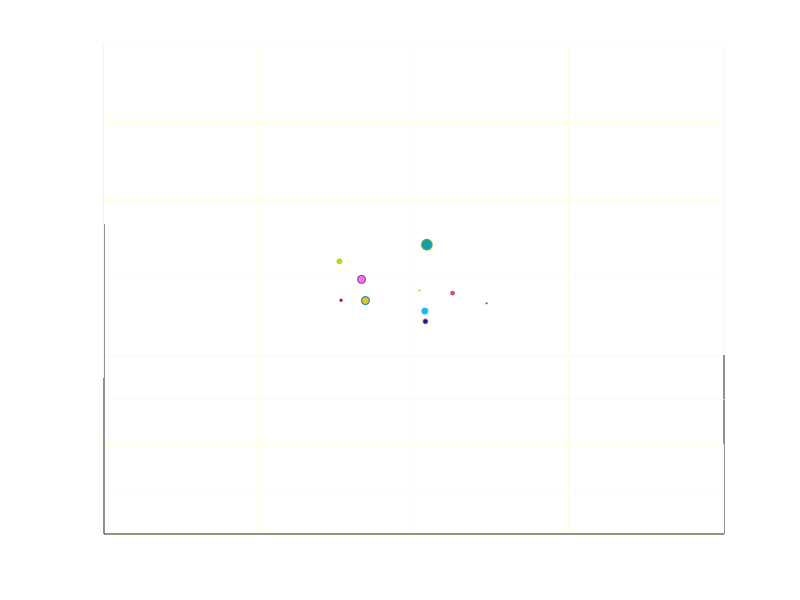

Recreate this plot in MATLAB. (Note: this script raises an error after producing the figure.)
clear; clc; clf;
% -------------------------- setup ---------------------------------- %
set(gcf,'color',[.7 .7 .9])                             % figure props
set(gca,'gridcolor',[1 1 0],'color',[0 0 0],...         % axis props
       'TickLength',  [0 0],'XTickLabel',[],...
       'YTickLabel',     [],'ZTickLabel',[])
hold on; grid on; axis([-4 4 -4 4 -4 4]);

n  =                  10;                               % planet data
m  =      1000*rand(1,n);                     
x  = rand(3,n)-rand(3,n); 
%v  =           10*rand(3,n); 
v  =          zeros(3,n);   
dt =              .00005; 

for e = 1:n                                             % planet markers
    planets(e) = plot3(x(1,e),x(2,e),x(3,e),'o',...
        'markersize',m(e)/100,'markerfacecolor',rand(1,3));
end

% ---------------------------- main loop --------------------------- % 
tic;

while toc < 10
    view(10*toc,30)                                     % rotate axis
    planets = plotUpdate(planets,x);                    % update plot
    [x,v]   = dataUpdate(x,v,m,dt);                     % update data
    pause(.02); 
end

% ------------------------- functions --------------------------------- %
function planets = plotUpdate(planets,x)                % update plot
for e = 1:length(x)
    set(planets(e),'XData',x(1,e),'YData',x(2,e),'ZData',x(3,e));
end
end

function [x,v] = dataUpdate(x,v,m,dt)                   % update data
for i = 1:length(x)                                     % [euler method]
    a(:,i) = zeros(3,1);
    for j = 1:length(m)                                 
        if i ~= j
            a(:,i) = a(:,i) + m(j).*(x(:,j) - x(:,i))./...
                (norm(x(:,j) - x(:,i))^3 + .5);
        end
        v(:,i) = v(:,i) + a(:,i)*dt;
        x(:,i) = x(:,i) + v(:,i)*dt;
    end
end
end